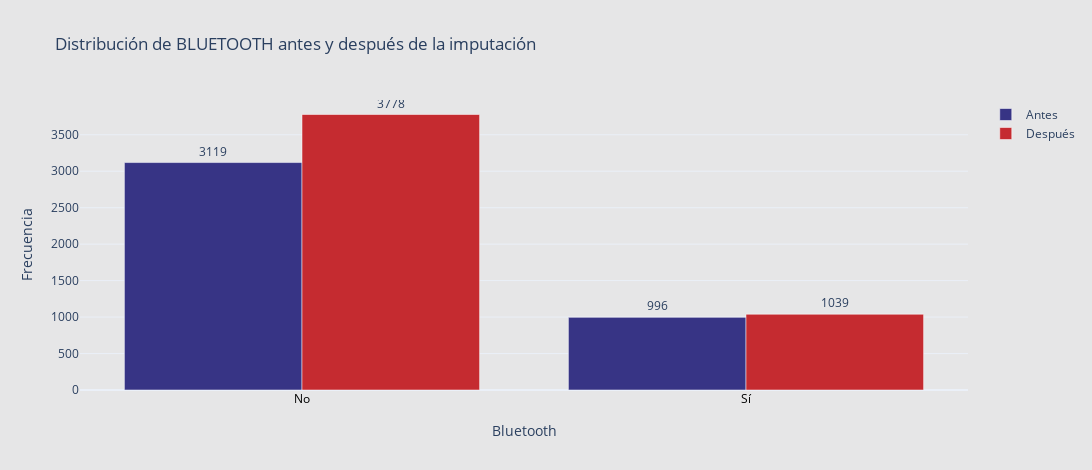

Notebook source saved alongside this figure:
### Code cell
import plotly.graph_objects as go

# Conteo antes y después
antes_bt = df_antes['bluetooth'].value_counts().sort_index()
despues_bt = df_bmw['bluetooth'].value_counts().sort_index()

# Diccionario para etiquetas personalizadas
etiquetas = {False: 'No', True: 'Sí'}

# Etiquetas del eje X ordenadas igual que en antes_bt
x_labels = [etiquetas.get(i, str(i)) for i in antes_bt.index]

# Valores de después en el mismo orden que antes
despues_vals = despues_bt.reindex(antes_bt.index, fill_value=0).values

fig = go.Figure()

# Antes
fig.add_trace(go.Bar(
    x=x_labels,
    y=antes_bt.values,
    name='Antes',
    marker_color='#373485',
    text=antes_bt.values,
    textposition='outside',
    opacity=1
))

# Después
fig.add_trace(go.Bar(
    x=x_labels,
    y=despues_vals,
    name='Después',
    marker_color='#c52b30',
    text=despues_vals,
    textposition='outside',
    opacity=1
))

fig.update_layout(
    title="Distribución de BLUETOOTH antes y después de la imputación",
    xaxis_title="Bluetooth",
    yaxis_title="Frecuencia",
    barmode='group',
    template='plotly_white',
    width=1200,
    height=470,
    plot_bgcolor='#e6e6e7',
    paper_bgcolor='#e6e6e7',
    xaxis=dict(
        tickfont=dict(color='black'),
        title_standoff=20
    )
)

fig.show()

### Figure 1 — Plotly figure (JSON) as saved in the notebook; plotly's stock layout.template omitted (floating-point values rounded to 4 significant figures)
{"data": [{"marker": {"color": "#373485"}, "name": "Antes", "opacity": 1, "text": [3119.0, 996.0], "textposition": "outside", "type": "bar", "x": ["No", "Sí"], "y": [3119, 996]}, {"marker": {"color": "#c52b30"}, "name": "Después", "opacity": 1, "text": [3778.0, 1039.0], "textposition": "outside", "type": "bar", "x": ["No", "Sí"], "y": [3778, 1039]}], "layout": {"barmode": "group", "height": 470, "paper_bgcolor": "#e6e6e7", "plot_bgcolor": "#e6e6e7", "title": {"text": "Distribución de BLUETOOTH antes y después de la imputación"}, "width": 1200, "xaxis": {"tickfont": {"color": "black"}, "title": {"standoff": 20, "text": "Bluetooth"}}, "yaxis": {"title": {"text": "Frecuencia"}}}}
